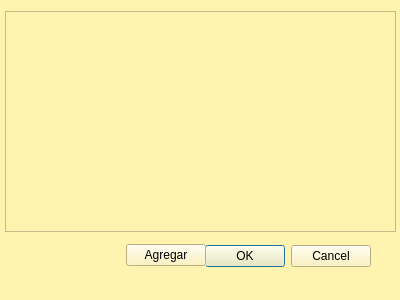
<?xml version="1.0" encoding="UTF-8"?>
<ui version="4.0">
 <class>Agregar_miembro</class>
 <widget class="QDialog" name="Agregar_miembro">
  <property name="geometry">
   <rect>
    <x>0</x>
    <y>0</y>
    <width>400</width>
    <height>300</height>
   </rect>
  </property>
  <property name="windowTitle">
   <string>Mienbros de la faamilia</string>
  </property>
  <property name="windowIcon">
   <iconset resource="icons.qrc">
    <normaloff>:/img/icons/icon.ico</normaloff>:/img/icons/icon.ico</iconset>
  </property>
  <property name="styleSheet">
   <string notr="true">background-color: rgb(255, 243, 176);</string>
  </property>
  <widget class="QDialogButtonBox" name="buttonBox">
   <property name="geometry">
    <rect>
     <x>30</x>
     <y>240</y>
     <width>341</width>
     <height>32</height>
    </rect>
   </property>
   <property name="orientation">
    <enum>Qt::Horizontal</enum>
   </property>
   <property name="standardButtons">
    <set>QDialogButtonBox::Cancel|QDialogButtonBox::Ok</set>
   </property>
  </widget>
  <widget class="QWidget" name="horizontalLayoutWidget">
   <property name="geometry">
    <rect>
     <x>20</x>
     <y>240</y>
     <width>186</width>
     <height>31</height>
    </rect>
   </property>
   <layout class="QHBoxLayout" name="horizontalLayout">
    <item>
     <spacer name="horizontalSpacer">
      <property name="orientation">
       <enum>Qt::Horizontal</enum>
      </property>
      <property name="sizeHint" stdset="0">
       <size>
        <width>40</width>
        <height>20</height>
       </size>
      </property>
     </spacer>
    </item>
    <item>
     <widget class="QPushButton" name="agregarboton">
      <property name="text">
       <string>Agregar</string>
      </property>
     </widget>
    </item>
   </layout>
  </widget>
  <widget class="QTableWidget" name="tbtLista">
   <property name="geometry">
    <rect>
     <x>5</x>
     <y>11</y>
     <width>391</width>
     <height>221</height>
    </rect>
   </property>
  </widget>
 </widget>
 <resources>
  <include location="icons.qrc"/>
 </resources>
 <connections>
  <connection>
   <sender>buttonBox</sender>
   <signal>accepted()</signal>
   <receiver>Agregar_miembro</receiver>
   <slot>accept()</slot>
   <hints>
    <hint type="sourcelabel">
     <x>248</x>
     <y>254</y>
    </hint>
    <hint type="destinationlabel">
     <x>157</x>
     <y>274</y>
    </hint>
   </hints>
  </connection>
  <connection>
   <sender>buttonBox</sender>
   <signal>rejected()</signal>
   <receiver>Agregar_miembro</receiver>
   <slot>reject()</slot>
   <hints>
    <hint type="sourcelabel">
     <x>316</x>
     <y>260</y>
    </hint>
    <hint type="destinationlabel">
     <x>286</x>
     <y>274</y>
    </hint>
   </hints>
  </connection>
 </connections>
</ui>
